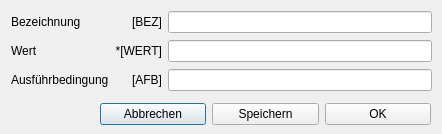
<?xml version="1.0" encoding="UTF-8"?>
<ui version="4.0">
 <class>Dialog_Variable</class>
 <widget class="QDialog" name="Dialog_Variable">
  <property name="geometry">
   <rect>
    <x>0</x>
    <y>0</y>
    <width>442</width>
    <height>134</height>
   </rect>
  </property>
  <property name="windowTitle">
   <string>Variable</string>
  </property>
  <property name="modal">
   <bool>true</bool>
  </property>
  <widget class="QWidget" name="layoutWidget">
   <property name="geometry">
    <rect>
     <x>11</x>
     <y>10</y>
     <width>421</width>
     <height>83</height>
    </rect>
   </property>
   <layout class="QGridLayout" name="gridLayout">
    <item row="0" column="0">
     <widget class="QLabel" name="label_Bezeichnung">
      <property name="text">
       <string>Bezeichnung</string>
      </property>
     </widget>
    </item>
    <item row="0" column="1">
     <widget class="QLabel" name="label_Bezeichnung_var">
      <property name="text">
       <string>[BEZ]</string>
      </property>
      <property name="alignment">
       <set>Qt::AlignRight|Qt::AlignTrailing|Qt::AlignVCenter</set>
      </property>
     </widget>
    </item>
    <item row="0" column="2">
     <widget class="QLineEdit" name="lineEdit_Bezeichnung"/>
    </item>
    <item row="1" column="0">
     <widget class="QLabel" name="label_Wert">
      <property name="text">
       <string>Wert</string>
      </property>
     </widget>
    </item>
    <item row="1" column="1">
     <widget class="QLabel" name="label_Wert_var">
      <property name="text">
       <string>*[WERT]</string>
      </property>
      <property name="alignment">
       <set>Qt::AlignRight|Qt::AlignTrailing|Qt::AlignVCenter</set>
      </property>
     </widget>
    </item>
    <item row="1" column="2">
     <widget class="QLineEdit" name="lineEdit_Wert"/>
    </item>
    <item row="2" column="0">
     <widget class="QLabel" name="label_Ausfuehrbedingung">
      <property name="text">
       <string>Ausführbedingung</string>
      </property>
     </widget>
    </item>
    <item row="2" column="1">
     <widget class="QLabel" name="label_Ausfuehrbedingung_var">
      <property name="text">
       <string>[AFB]</string>
      </property>
      <property name="alignment">
       <set>Qt::AlignRight|Qt::AlignTrailing|Qt::AlignVCenter</set>
      </property>
     </widget>
    </item>
    <item row="2" column="2">
     <widget class="QLineEdit" name="lineEdit_Ausfuehrbedingung"/>
    </item>
   </layout>
  </widget>
  <widget class="QWidget" name="layoutWidget">
   <property name="geometry">
    <rect>
     <x>100</x>
     <y>100</y>
     <width>331</width>
     <height>29</height>
    </rect>
   </property>
   <layout class="QHBoxLayout" name="horizontalLayout">
    <item>
     <widget class="QPushButton" name="pushButton_Abbrechen">
      <property name="text">
       <string>Abbrechen</string>
      </property>
     </widget>
    </item>
    <item>
     <widget class="QPushButton" name="pushButton_Speichern">
      <property name="text">
       <string>Speichern</string>
      </property>
     </widget>
    </item>
    <item>
     <widget class="QPushButton" name="pushButton_OK">
      <property name="text">
       <string>OK</string>
      </property>
     </widget>
    </item>
   </layout>
  </widget>
 </widget>
 <resources/>
 <connections/>
</ui>
